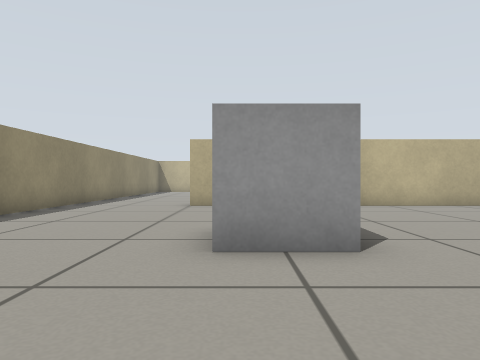
view 1 (above)

16 first-person views from a walk through a robot-simulator world made for Gazebo. The camera is 0.39 m above the floor, looks level and sees 70° across. The floor is counted in squares, 0.5 m on a side. Each view is taken from the middle of a square. On the plan, view 1 faces up. The plan holds only what a view shows up to about 11 squares ahead; the rest is blank.

view 2
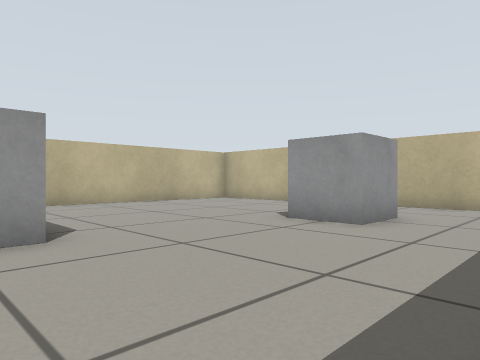

view 3
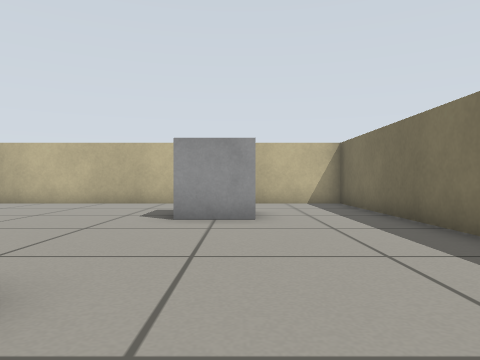

view 4
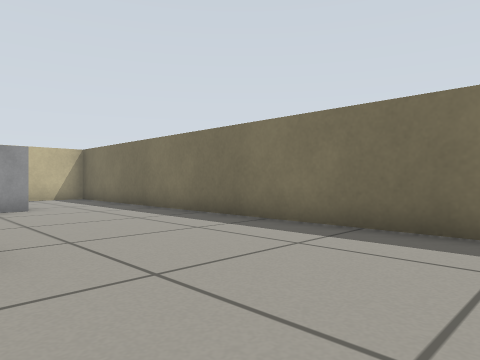

view 5
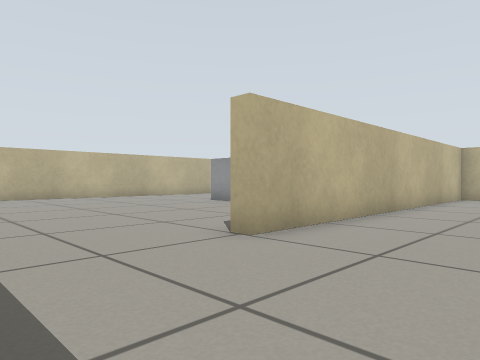

view 6
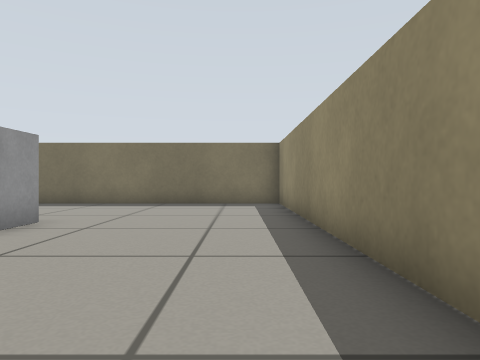

view 7
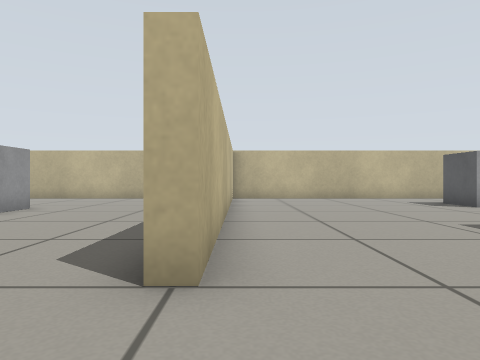

view 8
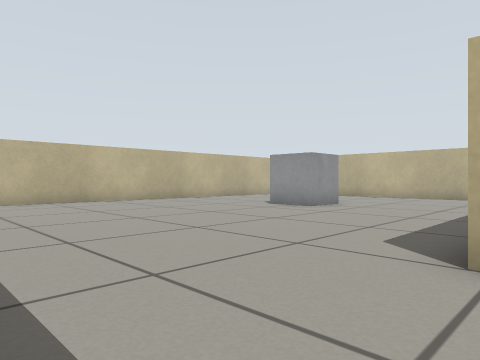

view 9
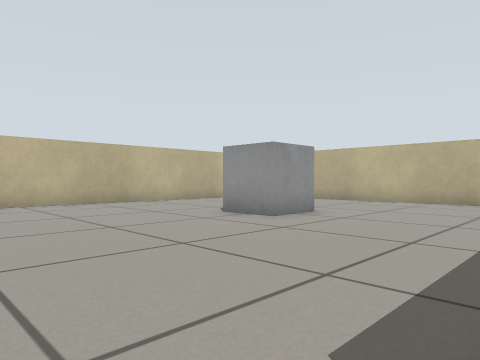

view 10
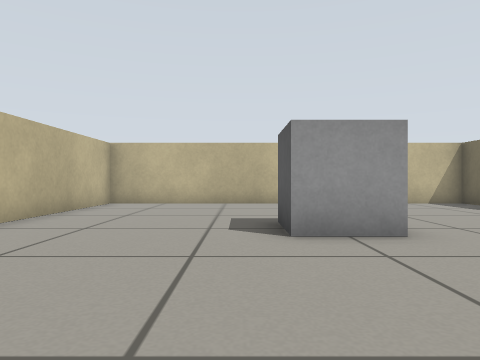

view 11
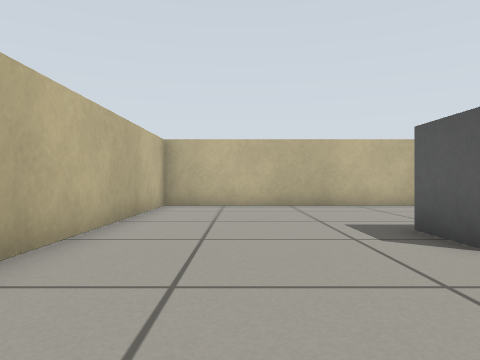

view 12
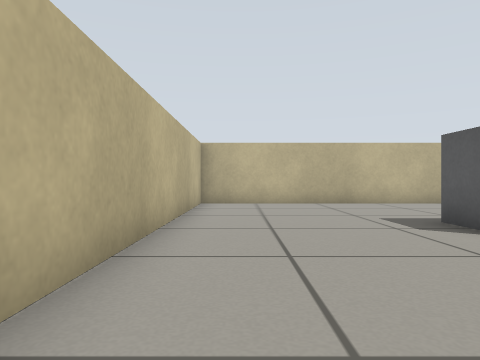

view 13
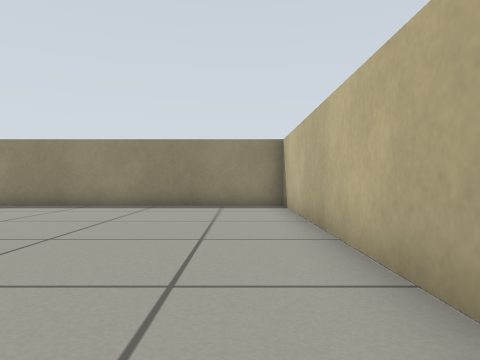

view 14
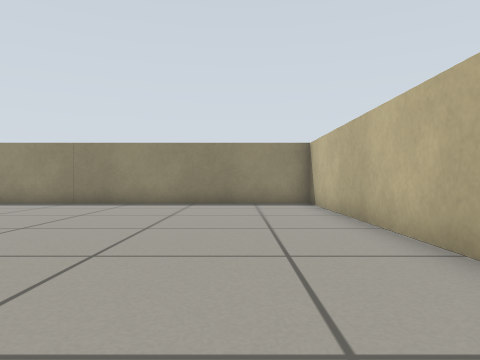

view 15
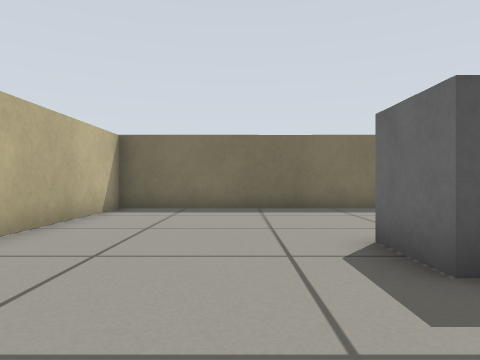

view 16
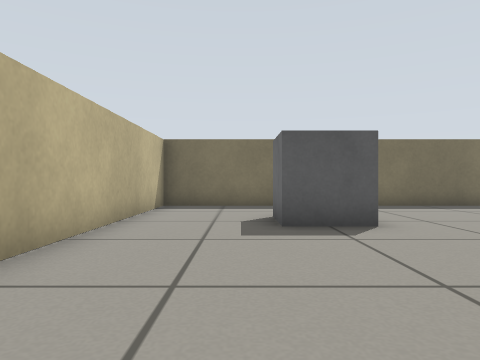

### Floor plan
Ten units are one square. View 1 is at (0, 0); x grows to the right and y downward. Boxes are objects, and circles mark ways between rooms. Rooms are numbered by the first view taken in them; rooms with no view inside come last. Other rooms are left out.
<svg viewBox="-58 -228 166 246">
<path fill="none" stroke="#000" d="M74 -103 -15 -103M-31 13 103 13 103 -58M-53 -95 -53 9M32 -107 103 -107 103 -223 -53 -223 -53 -138M-15 -103 -15 -108M-53 -110 -53 -95"/>
<rect x="-5" y="-55" width="20" height="20" fill="#bbb"><title>grey box</title></rect>
<rect x="55" y="-35" width="20" height="20" fill="#bbb"><title>grey box</title></rect>
<rect x="35" y="-175" width="20" height="20" fill="#bbb"><title>grey box</title></rect>
<circle cx="-35" cy="-102" r="3" fill="#2a7"/>
<text x="30" y="-40">1</text>
<text x="20" y="-170">2</text>
</svg>
Room 1 opens to room 2.

Where each view was taken, in squares from view 1:
view 1: 0 up, 0 right, facing up
view 2: 1 down, 0 right, facing up-right
view 3: 2 up, 1 left, facing right
view 4: 4 up, 4 left, facing down-right
view 5: 7 up, 5 left, facing up-right
view 6: 10 up, 4 left, facing down
view 7: 10 up, 4 left, facing right
view 8: 10 up, 5 left, facing up-right
view 9: 11 up, 2 left, facing up-right
view 10: 18 up, 1 left, facing right
view 11: 20 up, 0 right, facing right
view 12: 21 up, 1 left, facing right
view 13: 21 up, 5 right, facing left
view 14: 20 up, 6 right, facing left
view 15: 20 up, 7 right, facing down
view 16: 9 up, 8 right, facing down
